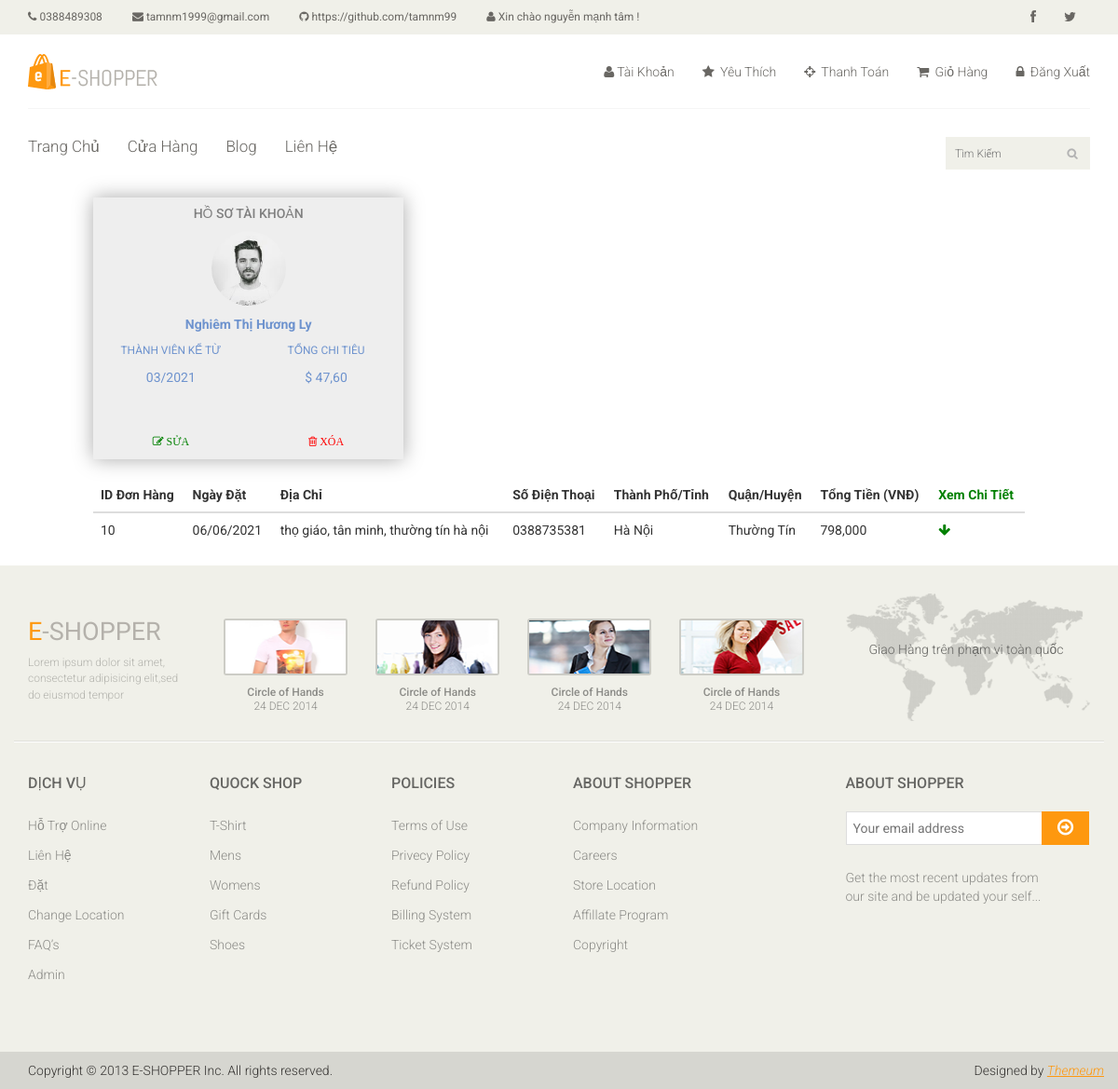
Screenshot of /public/profile/s5kCwVYWl6UpYoJ3ZM9IX25Rk1QSmTZUf5sDRcDpht9M8tx2RgpMrxduR (signed in) with the database file from the repository.
### tables this page shows
CREATE TABLE `tbl_user` (
  `user_id` bigint(20) NOT NULL,
  `user_url_address` varchar(100) NOT NULL,
  `user_full_name` varchar(100) NOT NULL,
  `user_email` varchar(100) NOT NULL,
  `user_password` varchar(100) NOT NULL,
  `user_rank` varchar(20) NOT NULL,
  `user_date_join` datetime NOT NULL
);

CREATE TABLE `tbl_orders` (
  `id` bigint(20) NOT NULL,
  `user_url_address` varchar(100) NOT NULL,
  `delivery_address` varchar(1024) DEFAULT NULL,
  `total` double NOT NULL DEFAULT 0,
  `city` varchar(50) DEFAULT NULL,
  `district` varchar(50) DEFAULT NULL,
  `zip` varchar(6) DEFAULT NULL,
  `tax` double DEFAULT 0,
  `shipping` double DEFAULT 0,
  `date` date NOT NULL,
  `session_id` varchar(30) NOT NULL,
  `phone_number` varchar(15) NOT NULL,
  `note` varchar(255) DEFAULT NULL
);

### app/controllers/profile.php (called while the page is built)
<?php
Class Profile extends Controller{
    public function index($user_url_address = null){
        $User = $this->load_model('User');
        $Order = $this->load_model('Order');
        $user_data = $User->check_login(true);
        if(is_object($user_data)){
            $data['user_data'] = $user_data;
        }
        if(is_object($user_data)){
            $data['user_data'] = $user_data;
        }
        if($user_url_address){
            $profile_data = $User->get_user($user_url_address);
        } else{
            $profile_data = $user_data;
        }
        if(is_object($profile_data)){
            $orders = $Order->get_orders_by_user($profile_data->user_url_address);
        }else{
            $orders = false;
        }
        if(is_array($orders)){
            foreach ($orders as $key => $row){
                $details = $Order->get_orders_details($row->id);
                $totals = array_column($details, 'total' );
                $grand_total = array_sum($totals);
                $orders[$key]->grand_total = $grand_total;
                $orders[$key]->details = $details;
            }
        }
        $data['profile_data'] = $profile_data;
        $data['page_title'] = "Hồ sơ Tài khoản";
        $data['orders'] =   $orders ;
        $this->view("profile", $data);
    }
}

### app/core/app.php (called while the page is built, shortened)
<?php
class App
{
    protected $method = "index";
    private function parseURL()
    {
        $url = isset($_GET['url']) ? $_GET['url'] : "home";
        return explode("/", filter_var(trim($url, "/"), FILTER_SANITIZE_URL));
    }
    public function  __construct()
    {
        $url = $this->parseURL();
        if (file_exists("../app/controllers/" . strtolower($url[0]) . ".php")) {
            unset($url[0]);
        }
        $this->controller = new $this->controller;
        if (isset($url[1])) {
            $url[1] = strtolower($url[1]);
        }
        $this->params = (count($url) > 0) ? $url : ["home"];
        call_user_func_array([$this->controller, $this->method], $this->params);
    }
}

### public/index.php (called while the page is built, shortened)
<?php
$app = new App();
?>

### app/core/database.php (called while the page is built, shortened)
<?php
class Database
{
    public static $conn;
    public function __construct()
    {
        try {
            $string = DB_TYPE . ":host=" . DB_HOST . ";dbname=" . DB_NAME;
            self::$conn = new PDO($string, DB_USER, DB_PASSWORD);
        } catch (PDOException $e) {
            die($e->getMessage());
        }
    }
    public static function newInstance()
    {
        return $instance = new self();
    }
   public function read_db($query, $data = array())
   {
       $statement = self::$conn->prepare($query);
       $result = $statement->execute($data);
       if ($result) {
           $data = $statement->fetchAll(PDO::FETCH_OBJ);
           if (is_array($data) && count($data) > 0) {
               return $data;
           }
       }
       return false;
   }
}

### app/models/user.class.php (called while the page is built, shortened)
<?php
class User
{
    public function check_login ($redirect = false, $allowed = array() )
    {
        $db = Database::getInstance();
        if (count($allowed) > 0) {
            $arr['user_url_address'] = $_SESSION['user_url_address'];
            $query = "SELECT * FROM tbl_user WHERE user_url_address = :user_url_address limit 1";
            $result = $db->read_db($query, $arr);
            if (is_array($result)) {
                $result = $result[0];
                if (in_array($result->user_rank, $allowed)) {
                    return $result;
                }
            }
            header("Location: " . ROOT . "login");
            die();
        }
        else {
            if (isset($_SESSION['user_url_address'])) {
                $arr = false;
                $arr['user_url_address'] = $_SESSION['user_url_address'];
                $query = "SELECT * FROM tbl_user WHERE user_url_address = :user_url_address limit 1";
                $result = $db->read_db($query, $arr);
                if(is_array($result)) {
                    return $result[0];
                }
            }
        }
        return false;
    }
    public function get_user($user_url_address){
        $db = Database::newInstance();
        $arr = false;
        $arr['user_url_address'] = addslashes($user_url_address);
        $query = "SELECT * FROM tbl_user WHERE user_url_address = :user_url_address limit 1";
        $result = $db->read_db($query, $arr);
        if(is_array($result)) {
            return $result[0];
        }
        return false;
    }
}

### app/models/order.class.php (called while the page is built, shortened)
<?php
class Order extends Controller
{
    public function get_orders_by_user($user_url_address){
        $DB = Database::newInstance();
        $data['user_url_address'] = $user_url_address;
        $query = "SELECT * FROM tbl_orders WHERE user_url_address = :user_url_address ORDER BY id DESC
                LIMIT 100";
        $orders = $DB->read_db($query, $data);
        return $orders;
    }
    public function get_orders_details($order_id){
        $data = array();
        $data['order_id'] = addslashes($order_id);
        $DB = Database::newInstance();
        $query = "SELECT * FROM tbl_order_details WHERE order_id = :order_id ORDER BY id DESC ";
        $details  = $DB->read_db($query, $data);
        return   $details ;
    }
}
?>

### app/views/eshop/profile.php (the view, shortened to what this page needs)
<?php $this->view("header", $data); ?>
<section id="main-content">
    <div class="wrapper">
        <div style="min-height: 300px; max-width:1000px; margin:auto;">
            <?php if (is_object($profile_data)): ?>
                <div class="col-md-4 mb"
                     style=" background-color: #eee; text-align: center; box-shadow: 0px 0px 20px #aaa;">
                    <div class="white-panel pn">
                        <div class="white-header" style="color:grey">
                            <h5>HỒ SƠ TÀI KHOẢN</h5>
                        </div>
                        <p><img src="<?= ASSETS . THEME ?>/admin/img/ui-zac.jpg" class="img-circle" width="80"></p>
                        <p><b><?= $profile_data->user_full_name ?></b></p>
                        <div class="row">
                            <div class="col-md-6">
                                <p id="user_text" class="small mt">THÀNH VIÊN KỂ TỪ</p>
                                <p><?= date("m/Y", strtotime($profile_data->user_date_join)) ?></p>
                            </div>
                            <div class="col-md-6">
                                <p id="user_text" class="small mt">TỔNG CHI TIÊU</p>
                                <p>$ 47,60</p>
                            </div>
                        </div>
                        <hr>
                        <div class="row">
                            <div class="col-md-6">
                                <p id="user_text" class="small mt" style="cursor: pointer; color:green;">
                                    <i class="fa fa-edit"> SỬA </i>
                                </p>
                            </div>
                            <div class="col-md-6">
                                <p id="user_text" class="small mt" style="cursor: pointer; color:red">
                                    <i class="fa fa-trash-o"> XÓA </i>
                                </p>
                            </div>
                        </div>
                    </div>
                </div>
                <br>
                <br style="clear:both">
                <?php if (is_array($orders)): ?>
                    <table class="table" style="margin-top: 20px; margin-bottom: 20px;">
                        <thead>
                        <tr>
                            <th>ID Đơn Hàng</th>
                            <th>Ngày Đặt</th>
                            <th>Địa Chỉ</th>
                            <th>Số Điện Thoại</th>
                            <th>Thành Phố/Tỉnh</th>
                            <th>Quận/Huyện</th>
                            <th>Tổng Tiền (VNĐ)</th>
                            <th style="color:green;">Xem Chi Tiết</th>
                        </tr>
                        </thead>
                        <tbody onclick="show_detail(event)">
                        <?php foreach ($orders as $row): ?>
                            <tr style="position: relative; cursor: pointer;">
                                <td> <?= $row->id ?></td>
                                <td> <?= date("d/m/Y", strtotime($row->date)) ?></td>
                                <td> <?= $row->delivery_address ?></td>
                                <td> <?= $row->phone_number ?></td>
                                <td> <?= $row->city ?></td>
                                <td> <?= $row->district ?></td>
                                <td> <?= number_format($row->total, 0, ',') ?></td>
                                <td>
                                    <i class="fa fa-arrow-down" style="color:green; cursor: pointer;"></i>
                                </td>
                            </tr>
                        <?php endforeach; ?>
                        </tbody>
                    </table>
                <?php else: ?>
                    <h3 class="text-center"> Tài Khoản chưa đặt Đơn Hàng nào</h3>
                <?php endif; ?>
            <?php else: ?>
                <h3 class="text-center">Không tìm thấy Hồ Sơ thông tin cá nhân của Tài Khoản này !!!</h3>
            <?php endif; ?>
        </div>
    </div>
</section>

### app/views/eshop/header.php (shortened to what this page needs)
<!DOCTYPE html>
<html lang="en">
<head>
    <link href="<?= ASSETS . THEME ?>css/font-awesome.min.css" rel="stylesheet">
    <link href="<?= ASSETS . THEME ?>css/prettyPhoto.css" rel="stylesheet">
    <link href="<?= ASSETS . THEME ?>css/price-range.css" rel="stylesheet">
    <link href="<?= ASSETS . THEME ?>css/animate.css" rel="stylesheet">
    <link href="<?= ASSETS . THEME ?>css/bootstrap.min.css" rel="stylesheet">
    <link href="<?= ASSETS . THEME ?>css/main.css" rel="stylesheet">
    <link href="<?= ASSETS . THEME ?>css/responsive.css" rel="stylesheet">
</head>
<body>
<header id="header">
    <div class="header_top">
        <div class="container">
            <div class="row">
                <div class="col-sm-8">
                    <div class="contactinfo pull-left">
                        <ul class="nav nav-pills">
                            <li><a href="#"><i class="fa fa-phone"></i>  0388489308</a></li>
                            <li><a href="#"><i class="fa fa-envelope"></i>  tamnm1999@gmail.com</a></li>
                            <li><a href="https://github.com/tamnm99"><i class="fa fa-github"></i> https://github.com/tamnm99</a></li>
                            <?php if (isset($data['user_data'])): ?>
                                <li><a href="#"><i class="fa fa fa-user"></i>
                                        Xin chào <?= $data['user_data']->user_full_name ?> !
                                    </a></li>
                            <?php endif; ?>
                        </ul>
                    </div>
                </div>
                <div class="col-sm-4">
                    <div class="social-icons pull-right">
                        <ul class="nav navbar-nav">
                            <li><a href="https://www.facebook.com/tam.nguyenmanh.737/"><i class="fa fa-facebook"></i></a></li>
                            <li><a href="#"><i class="fa fa-twitter"></i></a></li>
                        </ul>
                    </div>
                </div>
            </div>
        </div>
    </div>
    <div class="header-middle">
        <div class="container">
            <div class="row">
                <div class="col-sm-4">
                    <div class="logo pull-left">
                        <a href="<?= ROOT ?>"><img src="<?= ASSETS . THEME ?>images/home/logo.png" alt=""/></a>
                    </div>
                </div>
                <div class="col-sm-8">
                    <div class="shop-menu pull-right">
                        <ul class="nav navbar-nav">
                            <?php if (isset($data['user_data'])): ?>
                                <li><a href="<?= ROOT ?>profile/<?= $data['user_data']->user_url_address?>"><i class="fa fa-user"></i>Tài Khoản</a></li>
                            <?php endif; ?>
                            <li><a href="<?= ROOT ?>"><i class="fa fa-star"></i> Yêu Thích</a></li>
                            <li><a href="<?= ROOT ?>checkout"><i class="fa fa-crosshairs"></i> Thanh Toán</a></li>
                            <li><a href="<?= ROOT ?>cart"><i class="fa fa-shopping-cart"></i> Giỏ Hàng</a></li>
                            <?php if (isset($data['user_data'])): ?>
                                <li><a href="<?= ROOT ?>logout"><i class="fa fa-lock"></i> Đăng Xuất</a></li>
                            <?php else: ?>
                                <li><a href="<?= ROOT ?>login"><i class="fa fa-lock"></i> Đăng Nhập</a></li>
                            <?php endif; ?>
                        </ul>
                    </div>
                </div>
            </div>
        </div>
    </div>
    <div class="header-bottom">
        <div class="container">
            <div class="row">
                <div class="col-sm-9">
                    <div class="mainmenu pull-left">
                        <ul class="nav navbar-nav collapse navbar-collapse">
                            <li><a href="<?= ROOT ?>" class="<?= $page_title == "Trang Chủ" ? "active" : "";?>">Trang Chủ</a></li>
                            <li><a href="<?= ROOT ?>shop" class="<?= $page_title == "Cửa Hàng" ? "active" : "";?>">Cửa Hàng</a></li>
                            <li><a href="<?= ROOT ?>blog" class="<?= $page_title == "Blog" ? "active" : "";?>">Blog</a></li>
                            <li><a href="<?= ROOT ?>contact-us" class="<?= $page_title == "Liên Hệ" ? "active" : "";?>">Liên Hệ</a></li>
                        </ul>
                    </div>
                </div>
                <div class="col-sm-3">
                    <div class="search_box pull-right">
                        <input type="text" placeholder="Tìm Kiếm"/>
                    </div>
                </div>
            </div>
        </div>
    </div>
</header>

### rows the page displays
tbl_user: user_full_name "nguyễn mạnh tâm"
tbl_user: user_full_name "Nghiêm Thị Hương Ly", user_date_join "03/2021"
tbl_orders: id "10", date "06/06/2021", delivery_address "thọ giáo, tân minh, thường tín hà nội", phone_number "0388735381", city "Hà Nội", district "Thường Tín", total "798,000"
